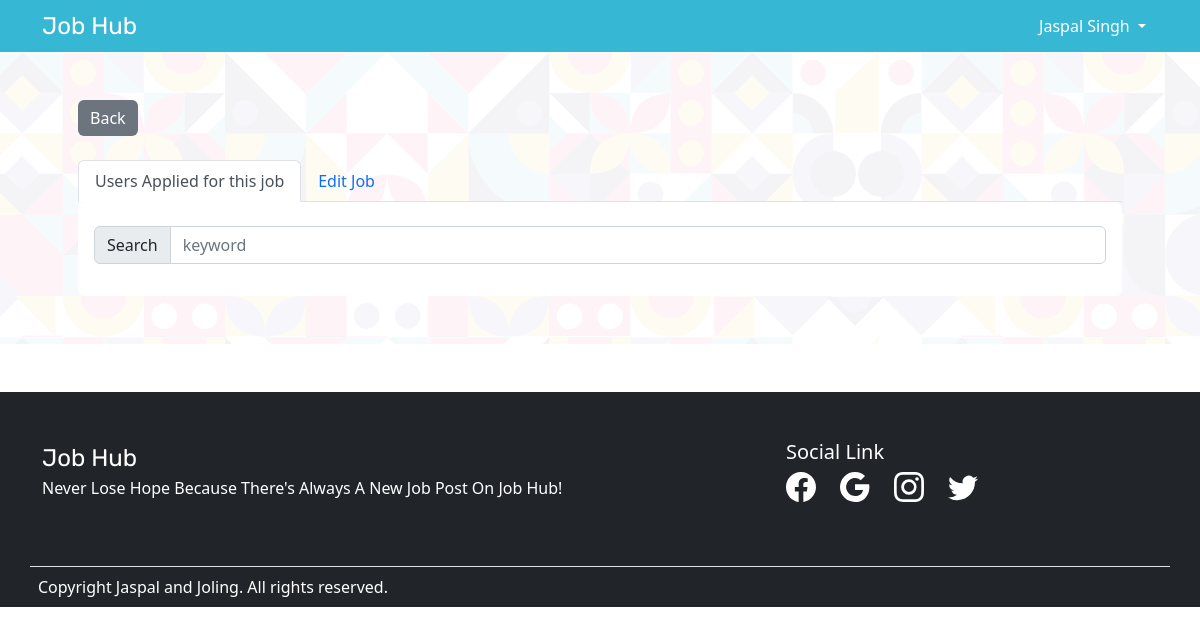
/controllers/Applied_Jobs.controller.php?action=jobs&id=1 (signed in), run on an earlier commit of the app's database.
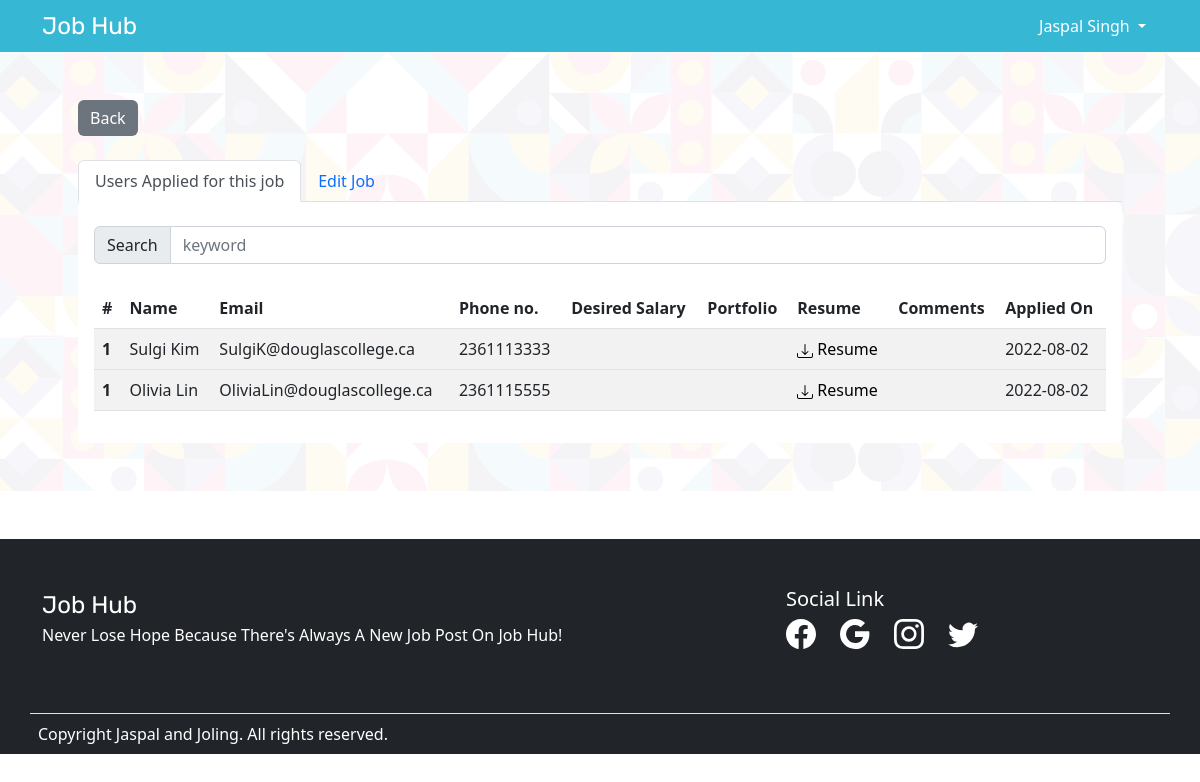
And on a later commit of the database.
### tables this page shows
CREATE TABLE Job_Applied (
 AppliedID int(11) NOT NULL AUTO_INCREMENT,
 UserID int(11) NOT NULL,
 JobID int(11) NOT NULL,
 DesiredPay varchar(20) DEFAULT NULL,
 AdditionalUrls varchar(50) DEFAULT NULL,
 Comments varchar(500) DEFAULT NULL,
 Resume longblob DEFAULT NULL,
 AppliedOn date DEFAULT NULL,
 PRIMARY KEY (AppliedID, UserID, JobID),
 KEY job_applied_ibfk_1 (UserID),
 KEY job_applied_ibfk_2 (JobID),
 CONSTRAINT job_applied_ibfk_1 FOREIGN KEY (UserID) REFERENCES users (UserID) ON DELETE CASCADE ON UPDATE CASCADE,
 CONSTRAINT job_applied_ibfk_2 FOREIGN KEY (JobID) REFERENCES jobs (JobID) ON DELETE CASCADE ON UPDATE CASCADE
);

CREATE TABLE Users (
  UserID INT NOT NULL AUTO_INCREMENT,
  Fname VARCHAR(50) NOT NULL,
  Lname VARCHAR(50) DEFAULT NULL,
  Email VARCHAR(50) NOT NULL UNIQUE,
  Phone VARCHAR(20) NOT NULL,
  Password VARCHAR(500) NOT NULL,
  Role CHAR(6) NOT NULL,
  Agreement TINYINT(1) NOT NULL,
  PRIMARY KEY ( UserID )
);

### inc/Utilities/LoginManager.class.php (called while the page is built, shortened)
<?php
class LoginManager  {
    static function verifyLogin()   {
        if(isset($_SESSION['username']) || isset($_SESSION['msg'])){
            return true;
        }else{
            session_destroy();
            return false;
        }
    }
}
?>

### inc/Utilities/PDOService.php (called while the page is built, shortened)
<?php
    class PDOService {
        private  $_host = DB_HOST;
        private  $_user = DB_USER;
        private  $_pass = DB_PASS;
        private  $_dbname = DB_NAME;
        private  $_dbport = DB_PORT;
        private  $_dbh;
        private $_className;
        private  $_pstmt;
        public function __construct(string $className) {
            $this->_className = $className;
            $dsn = 'mysql:host=' . $this->_host . ';dbname=' . $this->_dbname.';port='.$this->_dbport;
            $options = array (
                PDO::ATTR_PERSISTENT => true,
                PDO::ATTR_ERRMODE => PDO::ERRMODE_EXCEPTION );
            try {
                $this->_dbh = new PDO($dsn, $this->_user, $this->_pass, $options);
            } catch (PDOException $pe)   {
                $this->_error = $pe->getMessage();
            }
        }
        public function query(string $query)    {
            $this->_pstmt = $this->_dbh->prepare($query);
        }
        public function bind($param, $value, $type=null)    {
            if (is_null($type)) {
                switch (true) {
                    case is_int($value):
                    $type = PDO::PARAM_INT;
                    break;
                    default:
                    $type = PDO::PARAM_STR;
                    break;
                    }
                }
            $this->_pstmt->bindValue($param, $value, $type);
        }
        public function execute()   {
            return $this->_pstmt->execute();
        }
        public function resultSet() {
            return $this->_pstmt->fetchAll(PDO::FETCH_CLASS, $this->_className);
        }
        public function singleResult()  {
            $this->_pstmt->setFetchMode(PDO::FETCH_CLASS, $this->_className);
            return $this->_pstmt->fetch(PDO::FETCH_CLASS);
        }
    }
?>

### inc/Utilities/UsersDAO.class.php (called while the page is built, shortened)
<?php
    class UsersDAO{
        private static $db;
        static function initialize(string $className)    {
            self::$db = new PDOService($className);
        }
        static function getUsersAppliedJob($jobId):array{
            $sql = "SELECT users.*, job_applied.DesiredPay, job_applied.AdditionalUrls,
                           job_applied.AppliedID, job_applied.Comments, job_applied.AppliedOn
                    FROM users, job_applied
                    WHERE users.userId = job_applied.userId AND job_applied.jobId = :jobId ";
            try
            {
                    self::$db->query($sql);
                    self::$db->bind(':jobId',(int)$jobId);
                    self::$db->execute();
                    return self::$db->resultSet();
            }
            catch(Exception $exc){
                    echo $exc->getMessage();
                    error_log($exc->getMessage());
                    return false;
            }
        }
    }
?>

### models/Users.class.php (called while the page is built, shortened)
<?php
    class Users{
        private $Fname;
        private $Lname;
        private $Email;
        private $Phone;
        function getFname() : string{
            return $this->Fname;
        }
        function getLname() : string{
            return $this->Lname;
        }
        function getEmail() : string{
            return $this->Email;
        }
        function getPhone() : int{
            return $this->Phone;
        }
    }
?>

### views/Applied_Jobs.page.php (the view, shortened to what this page needs)
<?php
class PageJobApplied
{
    static $errors = [];
    static function userAppliedJobs($users)
    {
?>
        <main class="innerMain">
            <div class="container p-5">
            <a href="../controllers/Admin.controller.php" class="btn btn-secondary mt-0 mb-4">Back</a>
                <nav>
                    <div class="nav nav-tabs" id="nav-tab" role="tablist">
                        <button class="nav-link <?=!empty(self::$errors)?'':'active'?> " id="nav-applied-tab" data-bs-toggle="tab" data-bs-target="#nav-applied" type="button" role="tab" aria-controls="nav-applied" aria-selected="true">Users Applied for this job</button>
                        <button class="nav-link <?=!empty(self::$errors)?'active':''?>" id="nav-edit-tab" data-bs-toggle="tab" data-bs-target="#nav-edit" type="button" role="tab" aria-controls="nav-edit" aria-selected="true">Edit Job</button>
                    </div>
                </nav>
                <div class="tab-content" id="nav-tabContent">
                    <div class="tab-pane fade <?=!empty(self::$errors)?'':'show active'?>" id="nav-applied" role="tabpanel" aria-labelledby="nav-applied-tab" tabindex="0">
                        <div class="card inneradminDetails w-100 m-auto">
                            <div class="card-body">
                                <div class="input-group mb-3 mt-2">
                                    <span class="input-group-text" id="basic-addon1">Search</span>
                                    <input type="search" id="searchInput" class="form-control" placeholder="keyword" aria-label="Username" aria-describedby="basic-addon1">
                                </div>
                                <?php
                                 if(!empty($users))
                                 {
                                ?>
                                <table class="table table-striped mt-4">
                                    <thead>
                                        <tr>
                                            <th scope="col">#</th>
                                            <th scope="col">Name</th>
                                            <th scope="col">Email</th>
                                            <th scope="col">Phone no.</th>
                                            <th scope="col">Desired Salary</th>
                                            <th scope="col">Portfolio</th>
                                            <th scope="col">Resume</th>
                                            <th scope="col">Comments</th>
                                            <th scope="col">Applied On</th>
                                        </tr>
                                    </thead>
                                    <tbody id="tblUsr">
                                    <?php
                                            $i=1;
                                            foreach($users as $user)  {
                                                echo "<tr>";
                                                echo "<th scope='row'>".$i."</th>";
                                                echo "<td>".$user->getFname()." ".$user->getLname()."</td>";
                                                echo "<td>".$user->getEmail()."</td>";
                                                echo "<td>".$user->getPhone()."</td>";
                                                echo "<td>".$user->DesiredPay."</td>";
                                                echo "<td>".$user->AdditionalUrls."</td>";
                                                echo "<td><a href=\"".$_SERVER['PHP_SELF']."?action=download&id=".$user->AppliedID."\">
                                                <svg xmlns='http://www.w3.org/2000/svg' width='16' height='16' fill='currentColor' class='bi bi-download' viewBox='0 0 16 16'>
  <path d='M.5 9.9a.5.5 0 0 1 .5.5v2.5a1 1 0 0 0 1 1h12a1 1 0 0 0 1-1v-2.5a.5.5 0 0 1 1 0v2.5a2 2 0 0 1-2 2H2a2 2 0 0 1-2-2v-2.5a.5.5 0 0 1 .5-.5z'/>
  <path d='M7.646 11.854a.5.5 0 0 0 .708 0l3-3a.5.5 0 0 0-.708-.708L8.5 10.293V1.5a.5.5 0 0 0-1 0v8.793L5.354 8.146a.5.5 0 1 0-.708.708l3 3z'/>
</svg>
                                                Resume
                                                </td>";
                                                echo "<td>".$user->Comments."</td>";
                                                echo "<td>".$user->AppliedOn."</td>";
                                                echo "</tr></tbody>";
                                            }
                                    ?>
                                </table>
                                <?php
                                 }
                                ?>
                            </div>
                        </div>
                    </div>
                    <?php
                }
                static function editJobs(Jobs $job)
                {
                    ?>
        </main>
<?php
                }
            }

### controllers/Applied_Jobs.controller.php (shortened to what this page needs)
<?php
require_once('../views/component/footer.page.php');
require_once('../views/component/header.page.php');
require_once('../views/Applied_Jobs.page.php');
require_once('../inc/Utilities/PDOService.php');
require_once('../inc/Utilities/UsersDAO.class.php');
require_once('../models/Users.class.php');
require_once('../inc/Utilities/LoginManager.class.php');
if(LoginManager::verifyLogin())
{
    if(!empty($_GET))
    {
        if($_GET["action"] == "jobs")
        {
            $users = UsersDAO::getUsersAppliedJob($_GET['id']);
            $job = JobsDAO::getJob($_GET['id']);
        }
    }
    if(!empty($_POST))
    {
        PageJobApplied::$errors = [];
        $job = new Jobs();
        $job->setJobId($_POST['jobId']);
        $job->setJobCategory($_POST['categoryDD']);
        $job->setJobLocation($_POST['jobLocation']);
        $job->setJobType($_POST['typeDD']);
        $job->setJobPosition($_POST['jobtitle']);
        $job->setsalary($_POST['salary']);
        $job->setJobDescription($_POST['descriptionTA']);
        $job->setDuty($_POST['dutyTA']);
        $job->setQualification($_POST['qualificationTA']);
        $job->setBenefits($_POST['benefitsTA']);
        $job->setCompanyName($_POST['companyName']);
        $job->setCreatedOn();
        $isValid = Validate::validateNewJob($job);
        PageJobApplied::$errors = $isValid;
        if(count($isValid) <= 0)
        {
            $res = JobsDAO::updateJob($job);
            if($res>0){
            $_SESSION['msg']['success']  = "Job details is updated sucessfully.";
            }
            else{
                $_SESSION['msg']['error'] = "Job details is not updated.";
            }
            $_SESSION['msg']['url'] = LOCATION_ADMIN;
            header("Location: ".LOCATION_ADMIN);
            exit;
        }
        else{
            $users = UsersDAO::getUsersAppliedJob($job->getJobId());
            $job = JobsDAO::getJob($job->getJobId());
            PageHeader::header(true);
            PageJobApplied::userAppliedJobs($users);
            PageJobApplied::editJobs($job);
            PageFooter::footer(true);
        }
    }
    else{
        PageHeader::header(true);
        PageJobApplied::userAppliedJobs($users);
        PageJobApplied::editJobs($job);
        PageFooter::footer(true);
    }
}
else{
    header("Location: ".LOCATION_LOGIN);
    exit;
}

### views/component/header.page.php (shortened to what this page needs)
<?php
class PageHeader
{
    static function header($flag = false)
    {
?>
        <!DOCTYPE html>
        <html lang="en">
        <head>
            <link rel="stylesheet" type="text/css" href="https://cdn.jsdelivr.net/npm/bootstrap@5.2.0-beta1/dist/css/bootstrap.min.css">
            <link rel="stylesheet" type="text/css" href="../css/custom.css">
            <?php
            if ($flag) {
            ?>
                <link rel="stylesheet" type="text/css" href="../css/custom.css">
        </head>
        <body>
            <header class="bg pt-2 pb-2 d-flex fixed">
                <div class="container">
                    <?php
                    $home = '';
                    if (!empty($_SESSION) && $_SESSION['user_role'] == 'Admin')
                        $home = "Admin.controller.php";
                    else
                        $home = "TeamNumber01.php";
                    ?>
                    <a href="<?php echo $home ?>" class="logo text-white d-inline"> Job Hub </a>
                    <div class="dropdown d-inline float-end w-20">
                        <button class="btn dropdown-toggle text-white" type="button" id="dropdownMenuButton1" data-bs-toggle="dropdown" aria-expanded="false">
                            <?php
                            if (!empty($_SESSION))
                                echo $_SESSION['username']['Name'];
                            else
                                echo "User Login";
                            ?>
                        </button>
                    </div>
            </header>
        <?php
            }
        }
    }

### views/component/footer.page.php (shortened to what this page needs)
<?php
class PageFooter
{
    static function footer($flag = false)
    {
        if ($flag) {
?>
            <footer class="bg-dark mt-5">
                <div class="container py-5 d-flex">
                    <div class="col-8 pe-4">
                        <a href="#" class="logo text-white d-inline"> Job Hub </a>
                        <p class="text-white">Never Lose Hope Because There's Always A New Job Post On Job Hub!
                    </div>
                    <div class="col">
                        <h5 class="text-white">Social Link </h5>
                        <ul class="p-0 text-white d-flex justify-content-start">
                            <li class="me-4"></li>
                            <li class="me-4"></li>
                            <li class="me-4"></li>
                            <li class="me-4"></li>
                        </ul>
                    </div>
                </div>
                <div class="copy-right border-top border-gray text-left container p-2">
                    <span class=" text-white text-small">Copyright Jaspal and Joling. All rights reserved.</span>
                </div>
            </footer>
            </body>
            </html>
<?php
        }
    }
}

### css/custom.css (style rules this page uses)
.logo { font-family: 'Chakra Petch', sans-serif; font-family: 'Poppins', sans-serif; font-family: 'Rubik', sans-serif;font-size: 1.5em; }
* { box-sizing: border-box; }
a { text-decoration: none; color:#000 }
.bg { background:#36b7d3!important }
.btn { border:none!important }
ul li { list-style: none; }
.inneradminDetails { border:none;z-index:999 }
.innerMain { background:url("../images/bg-inner.png");background-position: top; }

What changed in the data, as far as the page shows it:
added job_applied: UserID.Fname "Sulgi", UserID.Lname "Kim", UserID.Email "SulgiK@douglascollege.ca", UserID.Phone "2361113333", AppliedOn "2022-08-02"
added job_applied: UserID.Fname "Olivia", UserID.Lname "Lin", UserID.Email "OliviaLin@douglascollege.ca", UserID.Phone "2361115555", AppliedOn "2022-08-02"
Also different on the page:
text now shown: "# Name Email Phone no. Desired Salary Portfolio Resume Comments Applied On"
